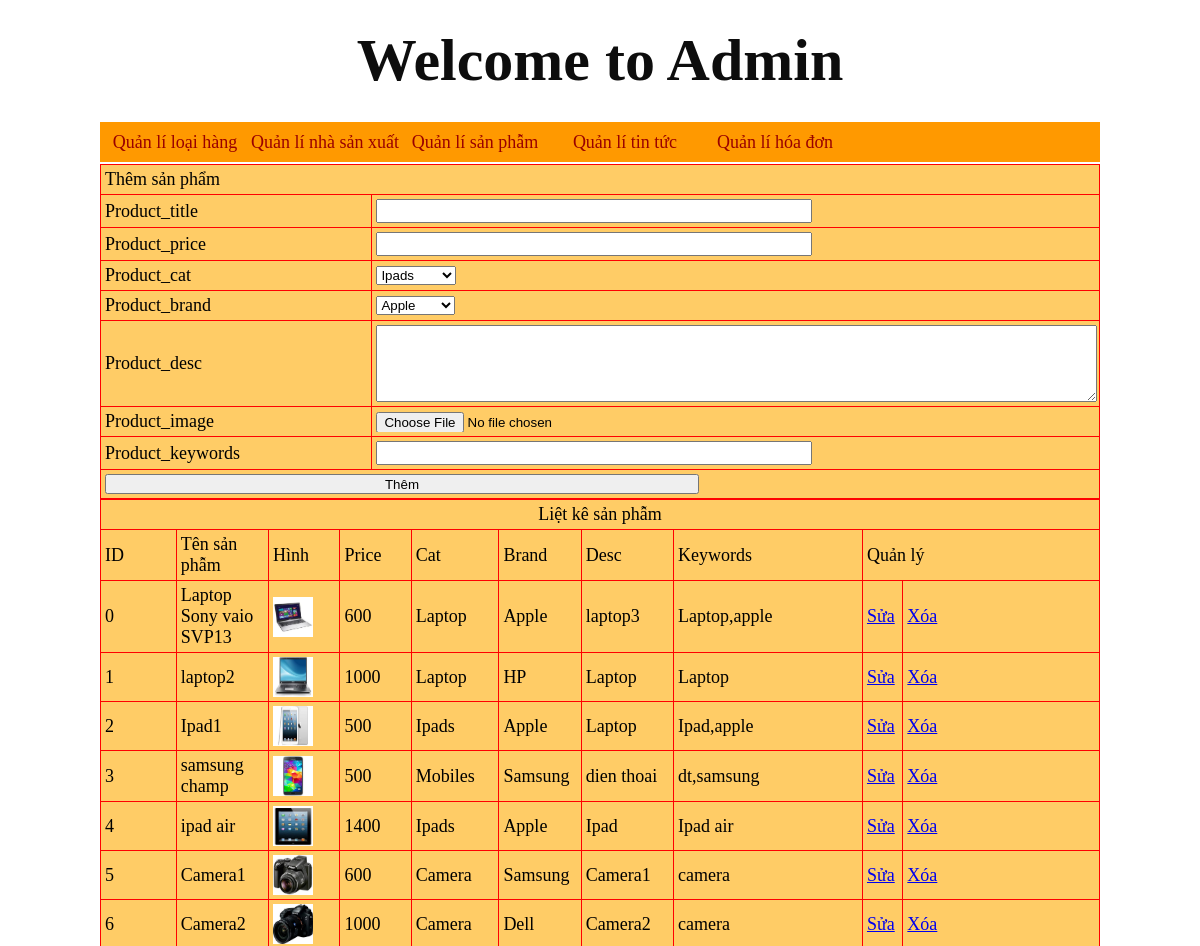
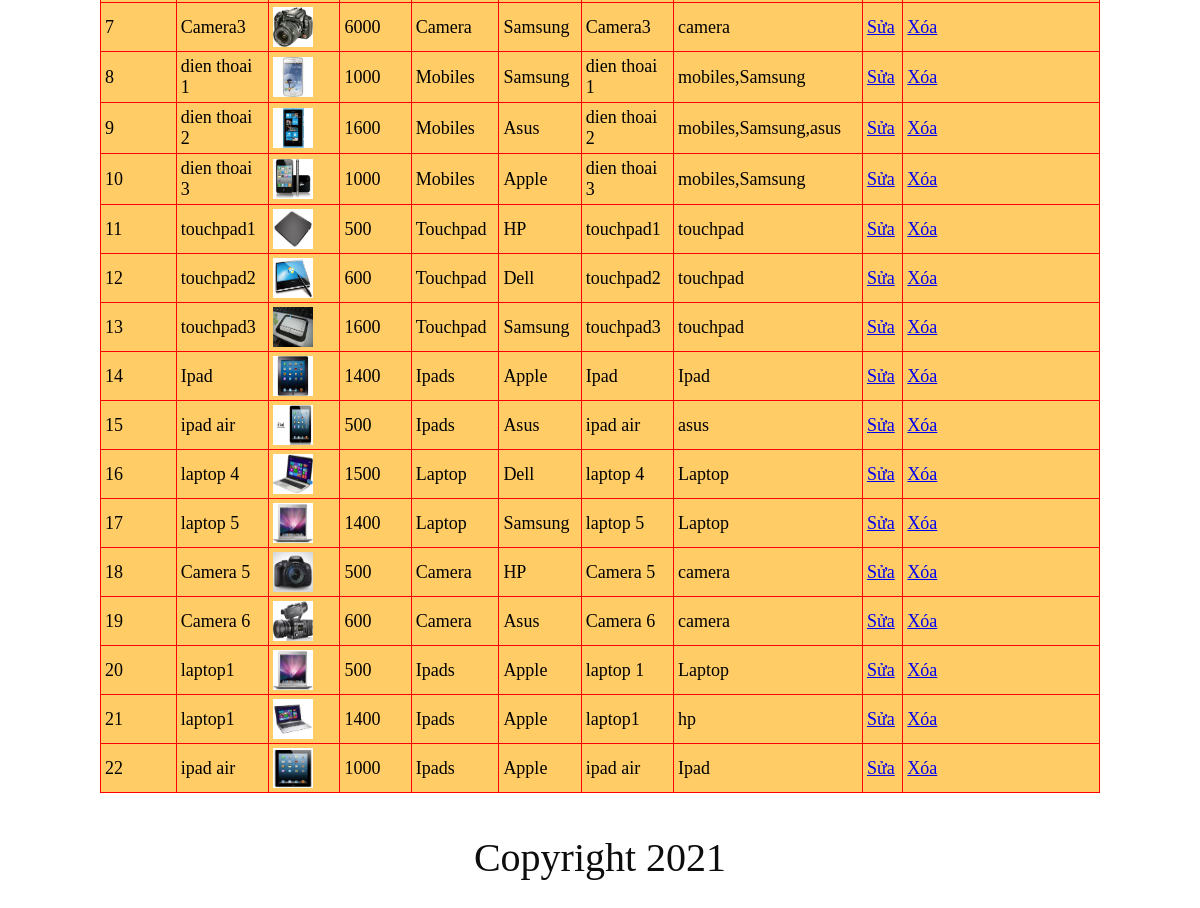
The page /admincp/index.php?quanly=sanpham&ac=them on the database its author committed (2 pictures, top to bottom).
### tables this page shows
CREATE TABLE `products` (
  `product_id` int(100) NOT NULL,
  `product_cat` int(100) NOT NULL,
  `product_brand` int(100) NOT NULL,
  `product_title` varchar(255) NOT NULL,
  `product_price` int(100) NOT NULL,
  `product_desc` text NOT NULL,
  `product_image` text NOT NULL,
  `product_keywords` text NOT NULL
);

CREATE TABLE `loai` (
  `loai_id` int(11) NOT NULL,
  `tenloai` varchar(300) NOT NULL
);

CREATE TABLE `hieu` (
  `hieu_id` int(11) NOT NULL,
  `tenhieu` varchar(300) NOT NULL
);

### admincp/modules/sanpham/lietke.php (the view)
<?php
	$sql="select loai.tenloai,hieu.tenhieu,product_id,product_cat,product_brand,product_title,product_price,product_desc,product_image,product_keywords from products,loai,hieu where products.product_cat=loai_id and products.product_brand=hieu_id ";
	$loai=mysqli_query($conn,$sql);
?>
<table width="300" height="124" border="1">
  <tr>
    <td colspan="10"><div align="center">Liệt kê sản phẫm</div></td>
  </tr>
  <tr>
    <td width="60">ID</td>
    <td width="56">Tên sản phẫm</td>
    <td width="56">Hình </td>
    <td width="56">Price</td>
    <td width="56">Cat</td>
    <td width="56">Brand</td>
    <td width="56">Desc</td>
    <td width="56">Keywords</td>
    <td colspan="2">Quản lý</td>
  </tr>
    <?php
   	$i=0;
  	while($dong=mysqli_fetch_array($loai)){
  ?>
  <tr>
    <td><?php echo $i; ?></td>
    <td><?php echo $dong['product_title'] ?> </td>
    <td><img src="modules/sanpham/uploads/<?php echo $dong['product_image'] ?>" width="40" height="40" /></td>
    <td><?php echo $dong['product_price'] ?></td>
    <td><?php echo $dong['tenloai'] ?></td>
    <td><?php echo $dong['tenhieu'] ?></td>
    <td><?php echo $dong['product_desc'] ?></td>
    <td><?php echo $dong['product_keywords'] ?></td>
    <td width="25"><a href="index.php?quanly=sanpham&ac=sua&id=<?php echo $dong['product_id'] ?>">Sửa</a></td>
    <td width="170"><a href="modules/sanpham/xuly.php?id=<?php echo $dong['product_id'] ?>">Xóa</a></td>
  </tr>
  <?php
  $i++;
	}
  ?>
</table>

### admincp/csss.css (style rules this page uses)
body { background:#fff; }
* { padding:0; margin:0; }
table { border-collapse:collapse; width:100%; background-color:#FC6; border:1px solid #F00; }
table tr td { color:#000; font-size:18px; padding:4px; }

### rows shown on the page
products: product_title "Laptop Sony vaio SVP13", product_image (picture), product_price "600", loai.tenloai "Laptop", hieu.tenhieu "Apple", product_desc "laptop3", product_keywords "Laptop,apple"
products: product_title "laptop2", product_image (picture), product_price "1000", loai.tenloai "Laptop", hieu.tenhieu "HP", product_desc "Laptop", product_keywords "Laptop"
products: product_title "Ipad1", product_image (picture), product_price "500", loai.tenloai "Ipads", hieu.tenhieu "Apple", product_desc "Laptop", product_keywords "Ipad,apple"
products: product_title "samsung champ", product_image (picture), product_price "500", loai.tenloai "Mobiles", hieu.tenhieu "Samsung", product_desc "dien thoai", product_keywords "dt,samsung"
products: product_title "ipad air", product_image (picture), product_price "1400", loai.tenloai "Ipads", hieu.tenhieu "Apple", product_desc "Ipad", product_keywords "Ipad air"
products: product_title "Camera1", product_image (picture), product_price "600", loai.tenloai "Camera", hieu.tenhieu "Samsung", product_desc "Camera1", product_keywords "camera"
products: product_title "Camera2", product_image (picture), product_price "1000", loai.tenloai "Camera", hieu.tenhieu "Dell", product_desc "Camera2", product_keywords "camera"
products: product_title "Camera3", product_image (picture), product_price "6000", loai.tenloai "Camera", hieu.tenhieu "Samsung", product_desc "Camera3", product_keywords "camera"
products: product_title "dien thoai 1", product_image (picture), product_price "1000", loai.tenloai "Mobiles", hieu.tenhieu "Samsung", product_desc "dien thoai 1", product_keywords "mobiles,Samsung"
products: product_title "dien thoai 2", product_image (picture), product_price "1600", loai.tenloai "Mobiles", hieu.tenhieu "Asus", product_desc "dien thoai 2", product_keywords "mobiles,Samsung,asus"
products: product_title "dien thoai 3", product_image (picture), product_price "1000", loai.tenloai "Mobiles", hieu.tenhieu "Apple", product_desc "dien thoai 3", product_keywords "mobiles,Samsung"
products: product_title "touchpad1", product_image (picture), product_price "500", loai.tenloai "Touchpad", hieu.tenhieu "HP", product_desc "touchpad1", product_keywords "touchpad"
products: product_title "touchpad2", product_image (picture), product_price "600", loai.tenloai "Touchpad", hieu.tenhieu "Dell", product_desc "touchpad2", product_keywords "touchpad"
products: product_title "touchpad3", product_image (picture), product_price "1600", loai.tenloai "Touchpad", hieu.tenhieu "Samsung", product_desc "touchpad3", product_keywords "touchpad"
products: product_title "Ipad", product_image (picture), product_price "1400", loai.tenloai "Ipads", hieu.tenhieu "Apple", product_desc "Ipad", product_keywords "Ipad"
products: product_title "ipad air", product_image (picture), product_price "500", loai.tenloai "Ipads", hieu.tenhieu "Asus", product_desc "ipad air", product_keywords "asus"
products: product_title "laptop 4", product_image (picture), product_price "1500", loai.tenloai "Laptop", hieu.tenhieu "Dell", product_desc "laptop 4", product_keywords "Laptop"
products: product_title "laptop 5", product_image (picture), product_price "1400", loai.tenloai "Laptop", hieu.tenhieu "Samsung", product_desc "laptop 5", product_keywords "Laptop"
products: product_title "Camera 5", product_image (picture), product_price "500", loai.tenloai "Camera", hieu.tenhieu "HP", product_desc "Camera 5", product_keywords "camera"
products: product_title "Camera 6", product_image (picture), product_price "600", loai.tenloai "Camera", hieu.tenhieu "Asus", product_desc "Camera 6", product_keywords "camera"
products: product_title "laptop1", product_image (picture), product_price "500", loai.tenloai "Ipads", hieu.tenhieu "Apple", product_desc "laptop 1", product_keywords "Laptop"
products: product_title "laptop1", product_image (picture), product_price "1400", loai.tenloai "Ipads", hieu.tenhieu "Apple", product_desc "laptop1", product_keywords "hp"
products: product_title "ipad air", product_image (picture), product_price "1000", loai.tenloai "Ipads", hieu.tenhieu "Apple", product_desc "ipad air", product_keywords "Ipad"

### other values the page prints
form field product_cat "Ipads"
form field product_brand "Apple"
